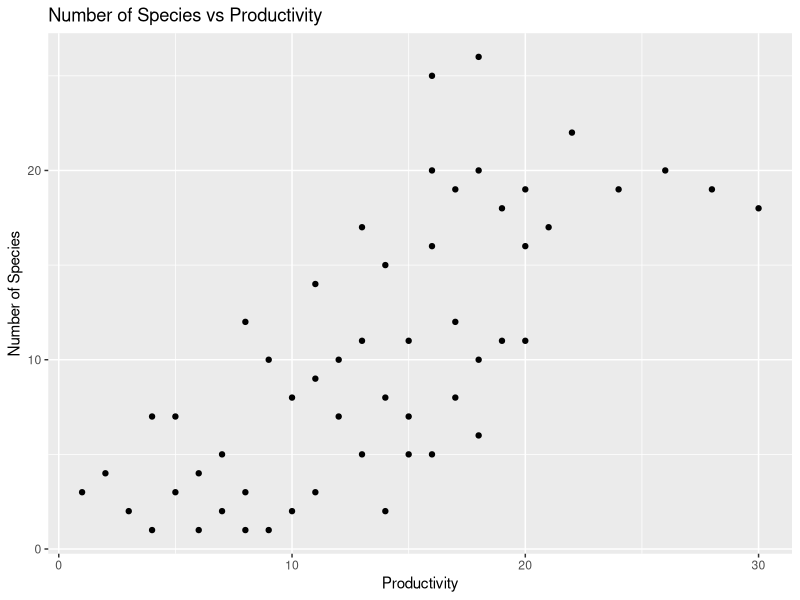
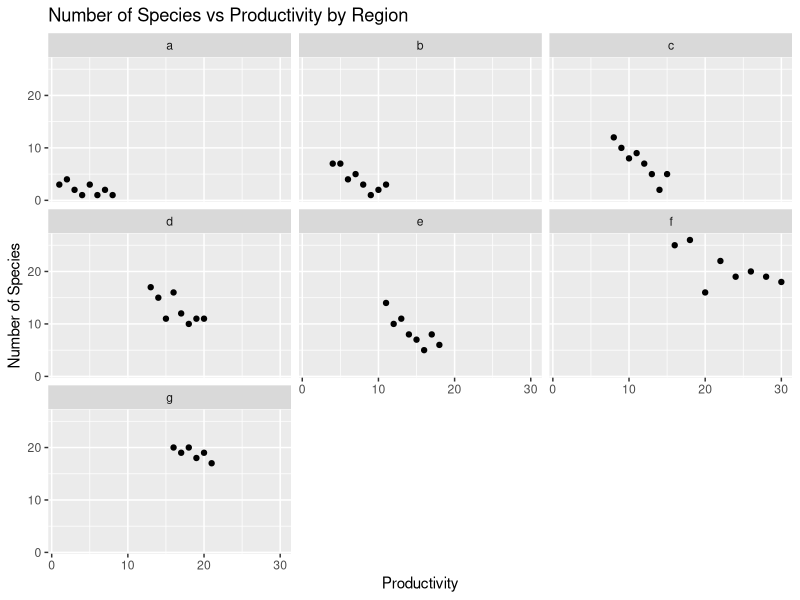

Write R code to recreate these figures, in order.
setwd(getwd())
library(ggplot2)


data <- read.table("productivity.txt", header = TRUE)

ggplot(data, aes(x = x, y = y)) +
  geom_point() +
  labs(title = "Number of Species vs Productivity", x = "Productivity", y = "Number of Species")

correlation <- cor.test(data$x, data$y, method = "pearson")
print(correlation)

ggplot(data, aes(x = x, y = y)) +
  geom_point() +
  facet_wrap(~f) +
  labs(title = "Number of Species vs Productivity by Region", x = "Productivity", y = "Number of Species")

